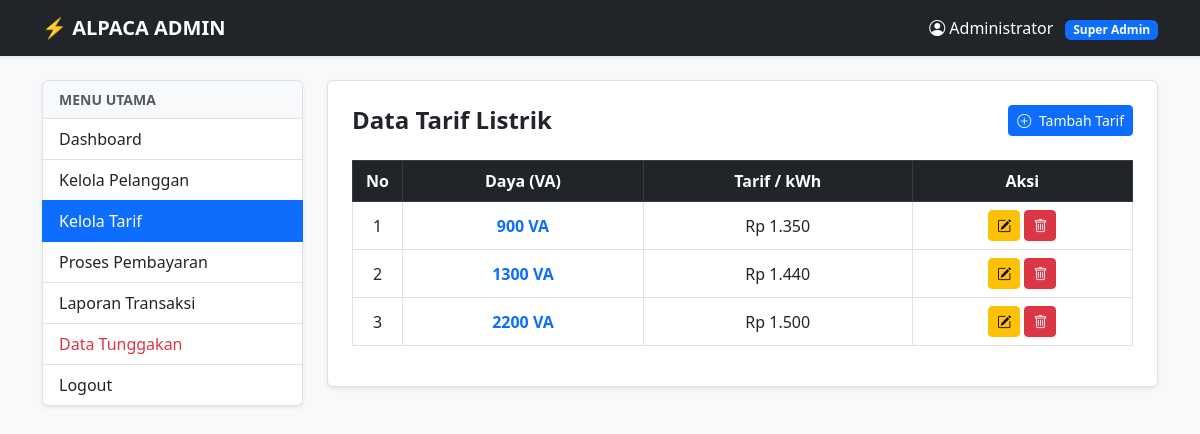
The app's page /admin/tarif.php (signed in) with its own data.
### tables this page shows
CREATE TABLE `tarif` (
  `id_tarif` int(11) NOT NULL,
  `daya` int(11) DEFAULT NULL,
  `tarifperkwh` float DEFAULT NULL
);

### admin/tarif.php (the view, shortened to what this page needs)
<?php
include '../config.php';
$nama_admin = $_SESSION['nama_admin'];
$id_level = $_SESSION['id_level'];
?>
<!DOCTYPE html>
<html lang="id">
<head>
    <link href="https://cdn.jsdelivr.net/npm/bootstrap@5.3.0/dist/css/bootstrap.min.css" rel="stylesheet">
    <link rel="stylesheet" href="https://cdn.jsdelivr.net/npm/bootstrap-icons@1.11.1/font/bootstrap-icons.css">
</head>
<body class="bg-light">
    <nav class="navbar navbar-dark bg-dark mb-4 shadow-sm">
        <div class="container">
            <a class="navbar-brand fw-bold" href="index.php">⚡ ALPACA ADMIN</a>
            <span class="navbar-text text-white">
                <i class="bi bi-person-circle"></i> <?= $nama_admin ?>
                <span class="badge bg-primary ms-2"><?= ($id_level == 1) ? 'Super Admin' : 'Mitra' ?></span>
            </span>
        </div>
    </nav>
    <div class="container">
        <div class="row">
            <div class="col-md-3 mb-4">
                <div class="list-group shadow-sm">
                    <div class="list-group-item bg-light fw-bold text-muted small text-uppercase">Menu Utama</div>
                    <a href="index.php" class="list-group-item list-group-item-action">Dashboard</a>
                    <?php if($id_level == 1): ?>
                    <a href="pelanggan.php" class="list-group-item list-group-item-action">Kelola Pelanggan</a>
                    <a href="tarif.php" class="list-group-item list-group-item-action active">Kelola Tarif</a>
                    <?php endif; ?>
                    <?php if($_SESSION['id_level'] != 3): ?>
                    <a href="bayar.php" class="list-group-item list-group-item-action">Proses Pembayaran</a>
                    <?php endif; ?>
                    <?php if($id_level == 1): ?>
                        <a href="laporan.php" class="list-group-item list-group-item-action">Laporan Transaksi</a>
                        <a href="tunggakan.php" class="list-group-item list-group-item-action text-danger">Data Tunggakan</a>
                    <?php endif; ?>
                    <a href="../logout.php" class="list-group-item list-group-item-action" onclick="return confirm('Yakin ingin keluar?')">Logout</a>
                </div>
            </div>
            <div class="col-md-9">
                <div class="p-4 bg-white rounded shadow-sm border">
                    <div class="d-flex justify-content-between align-items-center mb-4">
                        <h4 class="fw-bold mb-0">Data Tarif Listrik</h4>
                        <button class="btn btn-primary btn-sm" data-bs-toggle="modal" data-bs-target="#modalTambah">
                            <i class="bi bi-plus-circle me-1"></i> Tambah Tarif
                        </button>
                    </div>
                    <div class="table-responsive">
                        <table class="table table-hover table-bordered align-middle text-center">
                            <thead class="table-dark">
                                <tr>
                                    <th width="50">No</th>
                                    <th>Daya (VA)</th>
                                    <th>Tarif / kWh</th>
                                    <th>Aksi</th>
                                </tr>
                            </thead>
                            <tbody>
                                <?php
                                $no = 1;
                                $sql = mysqli_query($koneksi, "SELECT * FROM tarif ORDER BY daya ASC");
                                if(mysqli_num_rows($sql) > 0){
                                    while($d = mysqli_fetch_assoc($sql)){ ?>
                                    <tr>
                                        <td><?= $no++ ?></td>
                                        <td class="fw-bold text-primary"><?= $d['daya'] ?> VA</td>
                                        <td>Rp <?= number_format($d['tarifperkwh'], 0, ',', '.') ?></td>
                                        <td>
                                            <button class="btn btn-warning btn-sm"
                                                    data-bs-toggle="modal"
                                                    data-bs-target="#modalEdit"
                                                    data-id="<?= $d['id_tarif'] ?>"
                                                    data-daya="<?= $d['daya'] ?>"
                                                    data-tarif="<?= $d['tarifperkwh'] ?>">
                                                <i class="bi bi-pencil-square"></i>
                                            </button>
                                            <a href="tarif.php?hapus=<?= $d['id_tarif'] ?>"
                                               class="btn btn-danger btn-sm"
                                               onclick="return confirm('Hapus tarif ini?')">
                                                <i class="bi bi-trash"></i>
                                            </a>
                                        </td>
                                    </tr>
                                <?php }
                                } else {
                                    echo "<tr><td colspan='4' class='text-muted'>Belum ada data tarif.</td></tr>";
                                } ?>
                            </tbody>
                        </table>
                    </div>
                </div>
            </div>
        </div>
    </div>
</body>
</html>

### records on screen
tarif: daya "900", tarifperkwh "1.350"
tarif: daya "1300", tarifperkwh "1.440"
tarif: daya "2200", tarifperkwh "1.500"

### other values on screen
$nama_admin "Administrator"
